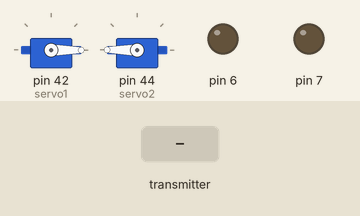
Simulated run of this sketch. Board: Arduino Mega 2560, built with avr-gcc and run on an emulated ATmega2560. On the bench: 2 × servo, output pins drawn as LEDs (lit = HIGH). The test bench sets the inputs (shaded band).

Above: at 1.2 s.
1.3 s: the transmitter starts sending readChannel.3 = 1000
At 2.2 s:
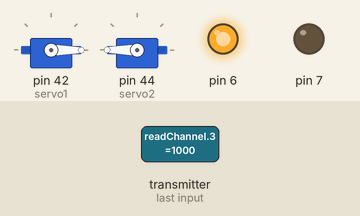
2.8 s: the transmitter starts sending readChannel.4 = 1000
At 3.6 s:
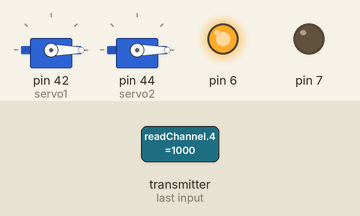
4.3 s: the transmitter starts sending readChannel.3 = 1250
At 5.5 s:
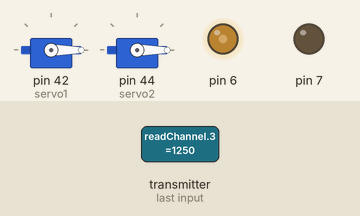
5.8 s: the transmitter starts sending readChannel.4 = 1250
At 6.8 s:
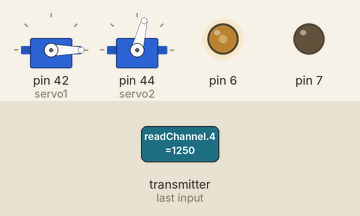
7.3 s: the transmitter starts sending readChannel.3 = 1500
At 8.2 s:
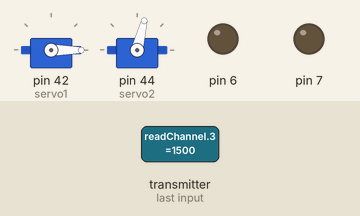
8.8 s: the transmitter starts sending readChannel.3 = 2000
At 10.2 s:
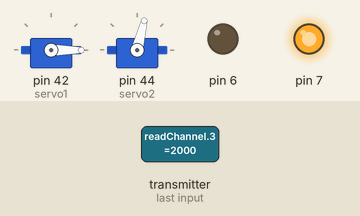
Timing chart, 0 to 11.3 s (numbered marks = the images above; inputs shaded):
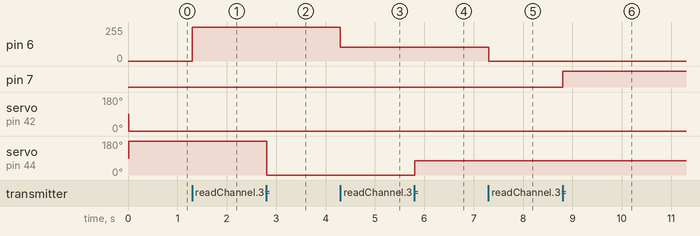

Measured:
- after the input at 1.3 s, pin 6: 0/255 → 255/255 at once
- after the input at 2.8 s, servo on pin 44 (servo2): 180° → 0° at once
- after the input at 4.3 s, pin 6: 255/255 → 104/255 at once
- after the input at 5.8 s, servo on pin 44 (servo2): 0° → 76° at once
- after the input at 7.3 s, pin 6: 104/255 → 0/255 at once
- after the input at 8.8 s, pin 7: LOW → HIGH at once

The sketch:

Centipede.ino
```cpp
#include <IBusBM.h>
IBusBM IBus; // IBus object

#include <Servo.h>

Servo servo1;
Servo servo2;

int ch1;
int ch2;
int ch3;
int ch4;
int ch5;
int ch6;
int ch7;
int ch8;
int ch9;
int ch10;

float drive1;
float drive2;
float drive3;

float out1;
float out2;
float out3;
float out1a;
float out2a;
float out3a;

unsigned long currentMillis;
long previousMillis = 0;    // set up timers


void setup() {
  Serial.begin(115200);   // remove comment from this line if you change the Serial port in the next line
  IBus.begin(Serial3, IBUSBM_NOTIMER);    // change to Serial1 or Serial2 port when required

  pinMode(6, OUTPUT);
  pinMode(7, OUTPUT);

  servo1.attach(42);
  servo2.attach(44);


}

void loop() {

    IBus.loop();

    ch1 = IBus.readChannel(0); // get latest value for servo channel 0
    //ch2 = IBus.readChannel(1); // get latest value for servo channel 1
    //ch3 = IBus.readChannel(2); // get latest value for servo channel 3
    ch4 = IBus.readChannel(3); // get latest value for servo channel 4
    ch5 = IBus.readChannel(4); // get latest value for servo channel 5
    //ch6 = IBus.readChannel(5); // get latest value for servo channel 6
    //ch7 = IBus.readChannel(6); // get latest value for servo channel 7
    //ch8 = IBus.readChannel(7); // get latest value for servo channel 8
    //ch9 = IBus.readChannel(8); // get latest value for servo channel 9
    //ch10 = IBus.readChannel(9); // get latest value for servo channel 10

    currentMillis = millis();
    if (currentMillis - previousMillis >= 10) {  // start timed event

        previousMillis = currentMillis;

        out1 = thresholdStick(ch4);
        out2 = thresholdStick(ch1);
        out3 = thresholdStick(ch5);

        // drive motor

        if (out1 > 0) {
            analogWrite(7, out1);
            analogWrite(6, 0);
        }

        else if (out1 < 0) {
            out1a = abs(out1);
            analogWrite(6, out1a);
            analogWrite(7, 0);
        }

        else {
            analogWrite(7, 0);
            analogWrite(6, 0);
        }


        servo1.write(0 + out3);
        servo2.write(180 + out3);

    }

}
```

thresholdSticks.ino
```cpp
int thresholdStick (int pos) {

    // get zero centre position
    pos = pos - 1500;

    // threshold value for control sticks
    if (pos > 100) {
      pos = pos -100;
    }
    else if (pos < -100) {
      pos = pos +100;
    }
    else {
      pos = 0;
    }

    pos = map(pos, -370,370,-255,255);
    pos = constrain(pos,-255,255);

    return pos;
}
```
